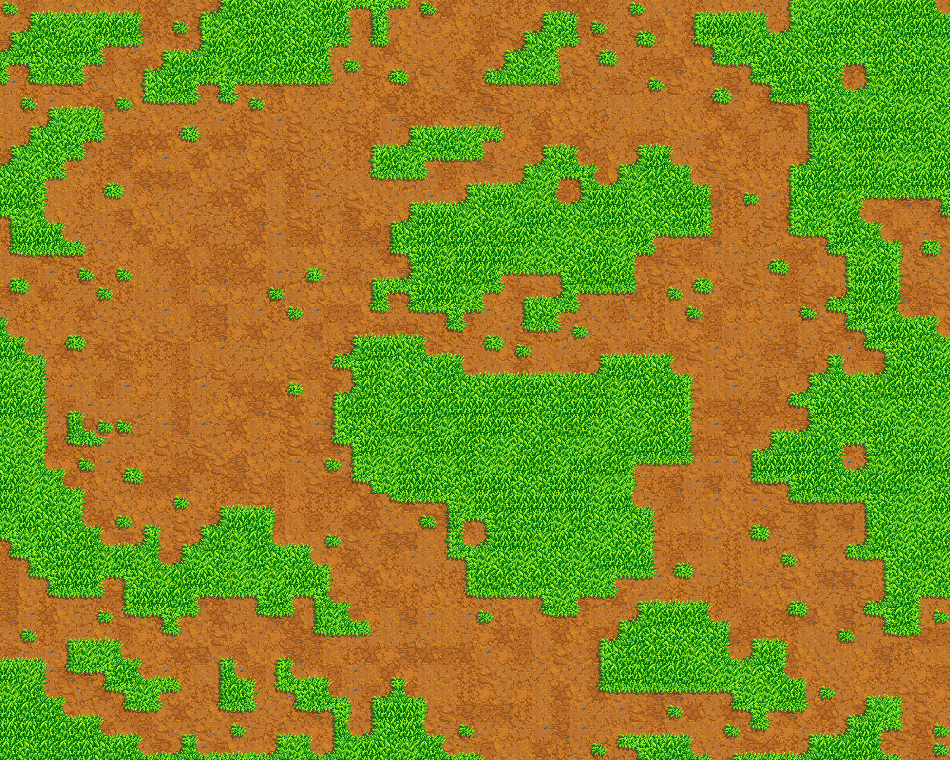

A 2D game scene composited from a Tiled map and its tileset images. What follows is a short description and the map's XML, with each tile layer's data collapsed to a summary:
An orthogonal 50x40 tile map with 19x19 px tiles, 2 tile layers (Dirt, Grass), 2 tilesets.

<map version="1.10" tiledversion="1.11.2" orientation="orthogonal" renderorder="right-down" width="50" height="40" tilewidth="19" tileheight="19" infinite="0" nextlayerid="3" nextobjectid="1">
 <tileset firstgid="1" name="dirtspritesheet" tilewidth="19" tileheight="19" tilecount="12" columns="3">
  <image source="dirtspritesheet.png" width="57" height="76" />
 </tileset>
 <tileset firstgid="13" name="grassspritesheet" tilewidth="19" tileheight="19" tilecount="36" columns="9">
  <image source="grassspritesheet.png" width="171" height="76" />
  <wangsets>
   <wangset name="grass" type="corner" tile="19">
    <wangcolor name="" color="#ff0000" tile="-1" probability="1" />
    <wangtile tileid="0" wangid="0,0,0,1,0,0,0,0" />
    <wangtile tileid="1" wangid="0,0,0,1,0,1,0,0" />
    <wangtile tileid="2" wangid="0,0,0,1,0,1,0,0" />
    <wangtile tileid="3" wangid="0,0,0,0,0,1,0,0" />
    <wangtile tileid="4" wangid="0,1,0,0,0,1,0,1" />
    <wangtile tileid="5" wangid="0,1,0,1,0,0,0,1" />
    <wangtile tileid="9" wangid="0,1,0,1,0,0,0,0" />
    <wangtile tileid="10" wangid="0,1,0,1,0,1,0,1" />
    <wangtile tileid="11" wangid="0,1,0,1,0,1,0,1" />
    <wangtile tileid="12" wangid="0,0,0,0,0,1,0,1" />
    <wangtile tileid="13" wangid="0,0,0,1,0,1,0,1" />
    <wangtile tileid="14" wangid="0,1,0,1,0,1,0,0" />
    <wangtile tileid="18" wangid="0,1,0,1,0,0,0,0" />
    <wangtile tileid="19" wangid="0,1,0,1,0,1,0,1" />
    <wangtile tileid="20" wangid="0,1,0,1,0,1,0,1" />
    <wangtile tileid="21" wangid="0,0,0,0,0,1,0,1" />
    <wangtile tileid="27" wangid="0,1,0,0,0,0,0,0" />
    <wangtile tileid="28" wangid="0,1,0,0,0,0,0,1" />
    <wangtile tileid="29" wangid="0,1,0,0,0,0,0,1" />
    <wangtile tileid="30" wangid="0,0,0,0,0,0,0,1" />
   </wangset>
  </wangsets>
 </tileset>
 <layer id="1" name="Dirt" width="50" height="40" locked="1">
  <data>[2000 cells, 2000 non-empty, 12 distinct tile ids]</data>
 </layer>
 <layer id="2" name="Grass" width="50" height="40">
  <data>[2000 cells, 1311 non-empty, 22 distinct tile ids]</data>
 </layer>
</map>